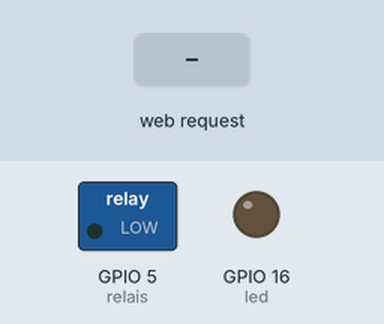
Bench run of a sketch on a simulated ESP8266 (NodeMCU). Parts: switched loads named in the sketch (green lamp = pin HIGH), output pins drawn as LEDs (lit = HIGH). Inputs (shaded band) come from the test bench. WiFi joins after 1.5 s; servers stay silent unless stated; what the sketch prints to the serial monitor is not drawn.

Above: at 2.7 s.
2.8 s: HTTP request GET /relaisOn received
At 3.3 s:
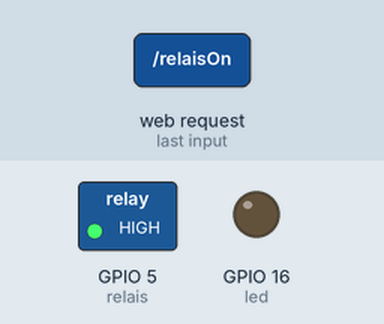
4.3 s: HTTP request GET /relaisOff received
At 5.5 s:
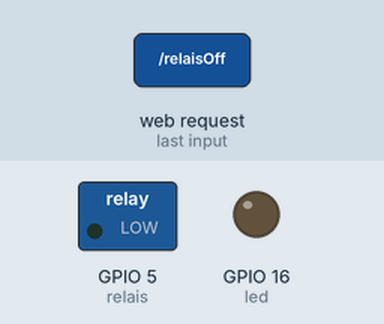
5.8 s: HTTP request GET /relaisSwitch received
At 6.7 s:
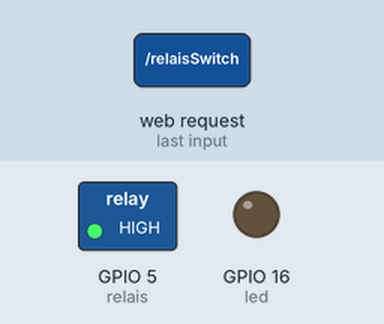
Timing chart, 0 to 8.8 s (numbered marks = the images above; inputs shaded):
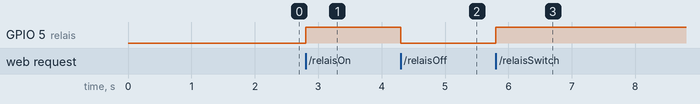

Measured:
- after the input at 2.8 s, GPIO 5 (relais): LOW → HIGH at once
- after the input at 4.3 s, GPIO 5 (relais): HIGH → LOW at once
- after the input at 5.8 s, GPIO 5 (relais): LOW → HIGH at once

The sketch:

relais-server.ino
```cpp
#include <ESP8266WiFi.h>
#include <WiFiClient.h>
#include <ESP8266WebServer.h>
#include <ESP8266mDNS.h>
#include <ESP8266HTTPClient.h>

const char* ssid = "ssid";
const char* password = "pw";

ESP8266WebServer server(80);

const int led = 16; // D0
const int relais = 5; // D1

void handleRoot() {
  digitalWrite(led, 1);
  server.send(200, "text/plain", "hello from esp8266!");
  digitalWrite(led, 0);
}

void handleSub() {
  digitalWrite(led, 1);
  server.send(200, "text/plain", "hello from esp8266 <b>Subfolder</b>!");
  digitalWrite(led, 0);
}

void handleRelaisOn() {
  digitalWrite(led, 1);
  digitalWrite(relais, 1);
  server.send(200, "text/plain", "RELAIS ON!");
  digitalWrite(led, 0);
}

void handleRelaisOff() {
  digitalWrite(led, 1);
  digitalWrite(relais, 0);
  server.send(200, "text/plain", "RELAIS OFF!");
  digitalWrite(led, 0);
}

void handleRelais() {
  digitalWrite(led, 1);
  int currentState = digitalRead(relais);
  server.send(200, "text/plain", String(currentState));
  digitalWrite(led, 0);
}

void handleRelaisSwitch() {
  digitalWrite(led, 1);
  int currentState = digitalRead(relais);
  if(currentState == 0) {
    digitalWrite(relais, 1);
  } else {
    digitalWrite(relais, 0);
  }
  currentState = digitalRead(relais);
  server.send(200, "text/plain", String(currentState));
  digitalWrite(led, 0);
}

void handleNotFound(){
  digitalWrite(led, 1);
  String message = "File Not Found\n\n";
  message += "URI: ";
  message += server.uri();
  message += "\nMethod: ";
  message += (server.method() == HTTP_GET)?"GET":"POST";
  message += "\nArguments: ";
  message += server.args();
  message += "\n";
  for (uint8_t i=0; i<server.args(); i++){
    message += " " + server.argName(i) + ": " + server.arg(i) + "\n";
  }
  server.send(404, "text/plain", message);
  digitalWrite(led, 0);
}

void setup(void){
  pinMode(led, OUTPUT);
  pinMode(relais, OUTPUT);
  digitalWrite(led, 0);
  digitalWrite(relais, 0);
  Serial.begin(9600);
  WiFi.begin(ssid, password);
  Serial.println("");

  // Wait for connection
  while (WiFi.status() != WL_CONNECTED) {
    delay(500);
    Serial.print(".");
  }
  Serial.println("");
  Serial.print("Connected to ");
  Serial.println(ssid);
  Serial.print("IP address: ");
  Serial.println(WiFi.localIP());

  if (MDNS.begin("esp8266")) {
    Serial.println("MDNS responder started");
  }

  server.on("/", handleRoot);
  server.on("/sub", handleSub);
  server.on("/relaisOn", handleRelaisOn);
  server.on("/relaisOff", handleRelaisOff);
  server.on("/relais", handleRelais);
  server.on("/relaisSwitch", handleRelaisSwitch);

  server.on("/inline", [](){
    server.send(200, "text/plain", "this works as well");
  });

  server.onNotFound(handleNotFound);

  server.begin();
  Serial.println("HTTP server started");
}

void loop(void){
  server.handleClient();
}
```
